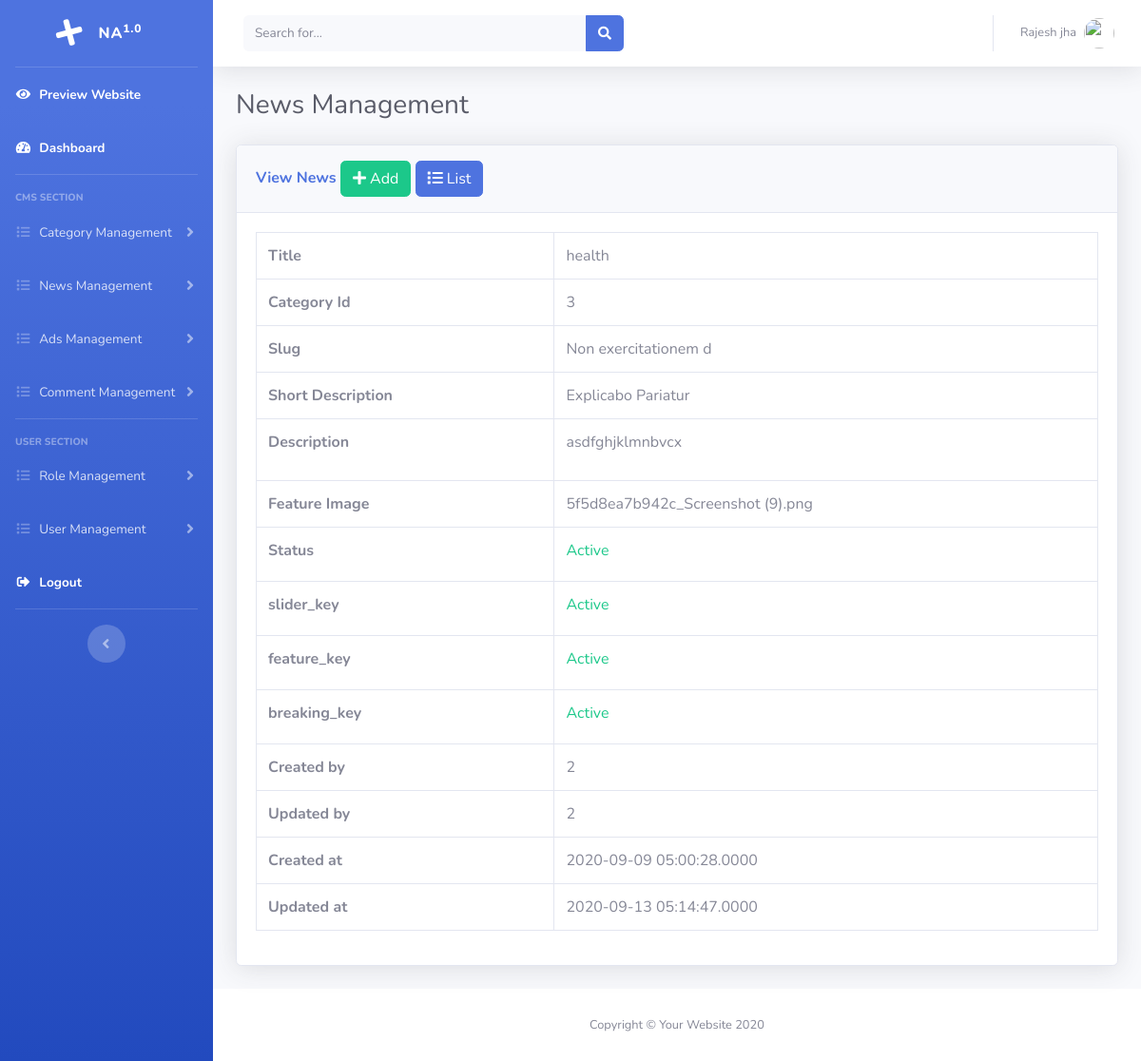
/admin/view_news.php?id=1 (signed in), run on the app's committed database.
### tables this page shows
CREATE TABLE `tbl_news` (
  `id` int(11) NOT NULL,
  `category_id` int(11) NOT NULL,
  `title` varchar(30) NOT NULL,
  `slug` varchar(30) NOT NULL,
  `feature_image` varchar(500) NOT NULL,
  `short_description` text NOT NULL,
  `description` text NOT NULL,
  `trending_key` tinyint(1) NOT NULL,
  `feature_key` tinyint(1) DEFAULT NULL,
  `breaking_key` tinyint(1) DEFAULT NULL,
  `slider_key` tinyint(1) DEFAULT NULL,
  `status` enum('0','1') NOT NULL,
  `created_by` int(30) NOT NULL,
  `updated_by` int(30) DEFAULT NULL,
  `created_at` datetime(4) NOT NULL,
  `updated_at` datetime(4) DEFAULT NULL
);

### admin/object.php (called while the page is built, shortened)
<?php
require_once "libs/news.class.php";
$news = new news();
?>

### admin/libs/news.class.php (called while the page is built, shortened)
<?php
require_once "common.class.php";
class news extends common{
	protected $id,$category_id,$title,$slug,$feature_image,$short_description,$description,$feature_key,$breaking_key,$slider_key,$status,$created_by,$updated_by,$created_at,$updated_at;
	function getNewsById(){
		$sql = "select * from tbl_news where id='$this->id'";
		return $this->select($sql);
	}
}
?>

### admin/libs/common.class.php (called while the page is built, shortened)
<?php
abstract class common{
    protected $connection;
	function connect(){
		$this->connection = new mysqli('localhost','root','','news_website');
	}
	function select($query){
		$result = $this->connection->query($query);
		$data = [];
		if ($result->num_rows > 0 ){
			while ($d = $result->fetch_object()){
				array_push($data,$d);
			}
		}
		return $data;
	}
}
?>

### admin/view_news.php (the view, shortened to what this page needs)
<?php
require_once "header.php";
if (isset($_GET['id'])){
	$news->set('id',$_GET['id']);
	$data = $news->getNewsById();
} else{
  header('location:list_news.php');
}
?>
          <h1 class="h3 mb-4 text-gray-800">News Management</h1>
          <div class="row">
	<div class="col-lg-12">
		<div class="card shadow mb-4">
			<div class="card-header py-3">
				<h6 class="m-0 font-weight-bold text-primary">View News
				<a href="add_news.php" class="btn btn-success"><i class="fas fa-plus"></i> Add</a>
				 <a href="list_news.php" class="btn btn-primary"><i class="fas fa-list"></i> List</a>
				</h6>
			</div>
			<div class="card-body">
				<table class="table table-bordered">
					<tr>
						<th>Title</th>
						<td><?php echo $data[0]->title ?></td>
					</tr>
					<tr>
						<th>Category Id</th>
						<td><?php echo $data[0]->category_id ?></td>
					</tr>
					<tr>
						<th>Slug</th>
						<td><?php echo $data[0]->slug ?></td>
					</tr>
					<tr>
						<th>Short Description</th>
						<td><?php echo $data[0]->short_description ?></td>
					</tr>
					<tr>
						<th>Description</th>
						<td><?php echo $data[0]->description ?></td>
					</tr>
					<tr>
						<th>Feature Image</th>
						<td><?php echo $data[0]->feature_image ?></td>
					</tr>
					<tr>
						<th>Status</th>
						<td>
								<?php if($data[0]->status){ ?>
									<label class="text text-success">Active</label>
								<?php } else{ ?>
									<label class="text text-danger">De Active</label>
								<?php } ?>
						</td>
					</tr>
					<tr>
						<th>slider_key</th>
						<td>
								<?php if($data[0]->slider_key){ ?>
									<label class="text text-success">Active</label>
								<?php } else{ ?>
									<label class="text text-danger">De Active</label>
								<?php } ?>
						</td>
					</tr>
					<tr>
						<th>feature_key</th>
						<td>
								<?php if($data[0]->feature_key){ ?>
									<label class="text text-success">Active</label>
								<?php } else{ ?>
									<label class="text text-danger">De Active</label>
								<?php } ?>
						</td>
					</tr>
					<tr>
						<th>breaking_key</th>
						<td>
								<?php if($data[0]->breaking_key){ ?>
									<label class="text text-success">Active</label>
								<?php } else{ ?>
									<label class="text text-danger">De Active</label>
								<?php } ?>
						</td>
					</tr>
					<tr>
						<th>Created by</th>
						<td><?php echo $data[0]->created_by ?></td>
					</tr>
					<tr>
						<th>Updated by</th>
						<td><?php echo $data[0]->updated_by ?></td>
					</tr>
					<tr>
						<th>Created at</th>
						<td><?php echo $data[0]->created_at ?></td>
					</tr>
					<tr>
						<th>Updated at</th>
						<td><?php echo $data[0]->updated_at ?></td>
					</tr>
				</table>
			</div>
		</div>
	</div>
</div>
<?php require_once "footer.php"; ?>

### data on the page
tbl_news: title "health", category "3", slug "Non exercitationem d", short_description "Explicabo Pariatur", description "asdfghjklmnbvcx", feature_image "5f5d8ea7b942c_Screenshot (9).png", created_by "2", updated_by "2", created_at "2020-09-09 05:00:28.0000", updated_at "2020-09-13 05:14:47.0000"

### other printed values
$_SESSION['name'] "Rajesh jha"
